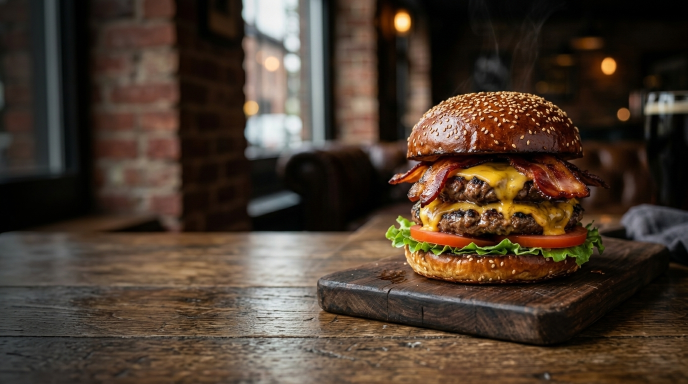
#> input picture public/Gemini_Generated_Image_.jpg, 1376 x 768 px (shown at 1/2 size)
$ python enhance_image.py
#> lines starting #> are read from the running program, lines starting #| are printed output that depends on the picture
import sys
try:
    from PIL import Image, ImageEnhance, ImageFilter
except ImportError:
    import subprocess
    subprocess.check_call([sys.executable, "-m", "pip", "install", "Pillow"])
    from PIL import Image, ImageEnhance, ImageFilter

def enhance_image(input_path, output_path):
#> called with input_path = 'public/Gemini_Generated_Image_.jpg'
    print(f"Opening {input_path}...")
    img = Image.open(input_path)
#> img is the input picture: PIL image 1376x768 RGB; mean R, G, B 75.1, 59.8, 47.1

    # 1. Upscale by 1.5x to improve resolution
    new_size = (int(img.width * 1.5), int(img.height * 1.5))
#> new_size = (2064, 1152)
    print(f"Resizing from {img.width}x{img.height} to {new_size[0]}x{new_size[1]}")
#| Resizing from 1376x768 to 2064x1152
    img = img.resize(new_size, Image.Resampling.LANCZOS)
#> img: PIL image 2064x1152 RGB

    # 2. Sharpen the image
    print("Sharpening image...")
    enhancer_sharp = ImageEnhance.Sharpness(img)
    img = enhancer_sharp.enhance(1.5)  # 1.0 is original, >1.0 is sharpened

    # 3. Enhance color slightly
    print("Enhancing color...")
    enhancer_color = ImageEnhance.Color(img)
    img = enhancer_color.enhance(1.2)

    # 4. Enhance contrast slightly
    print("Enhancing contrast...")
    enhancer_contrast = ImageEnhance.Contrast(img)
    img = enhancer_contrast.enhance(1.1)
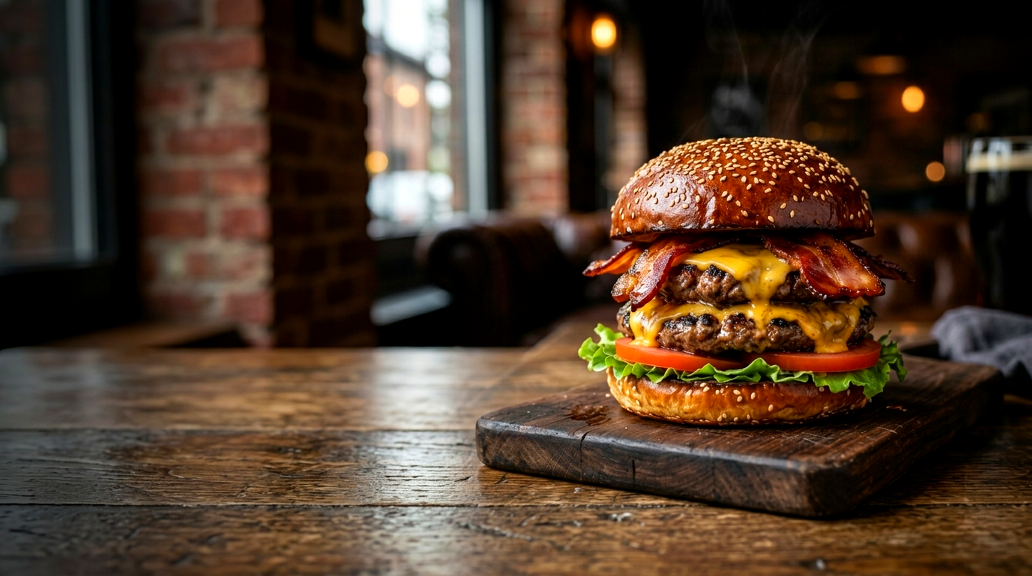
#> img: PIL image 2064x1152 RGB (shown at 1/2 size); mean R, G, B 78.2, 58.2, 43

    # Save the output
    print(f"Saving to {output_path}...")
    img.save(output_path, quality=95)
    print("Done!")

if __name__ == "__main__":
    input_file = "public/Gemini_Generated_Image_.jpg"
    output_file = "public/Gemini_Generated_Image_Enhanced.jpg"
    enhance_image(input_file, output_file)

$ run again, with public/bestseller_classic_1791395695619.jpg copied over public/Gemini_Generated_Image_.jpg
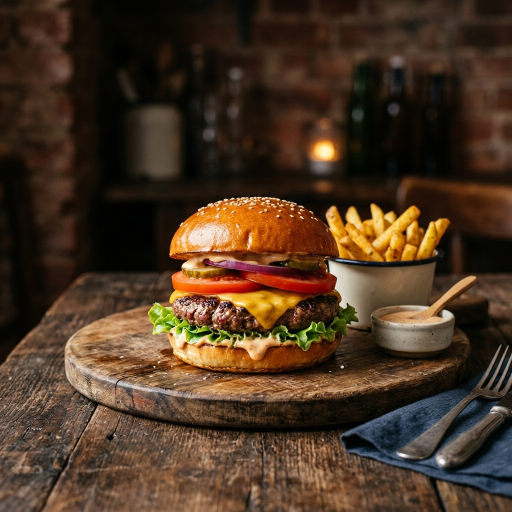
#> input picture public/bestseller_classic_1791395695619.jpg, 1024 x 1024 px (shown at 1/2 size)
#> in enhance_image, img is the input picture: PIL image 1024x1024 RGB; mean R, G, B 74.5, 53.1, 34.7
#| Resizing from 1024x1024 to 1536x1536
#> in enhance_image, `img = enhancer_color.enhance(1.2)`:
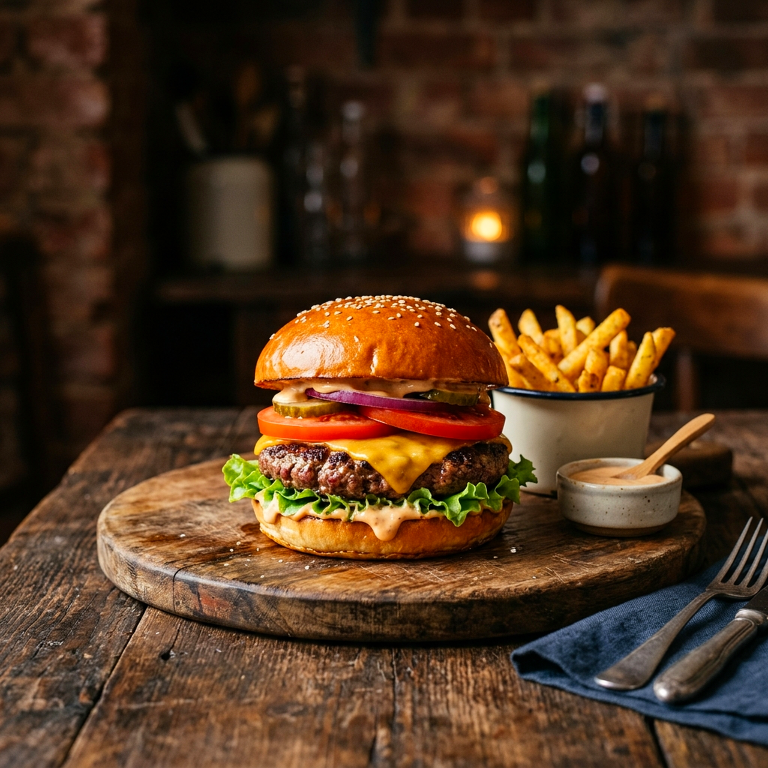
#> img: PIL image 1536x1536 RGB (shown at 1/2 size); mean R, G, B 77.3, 51.6, 30.3
